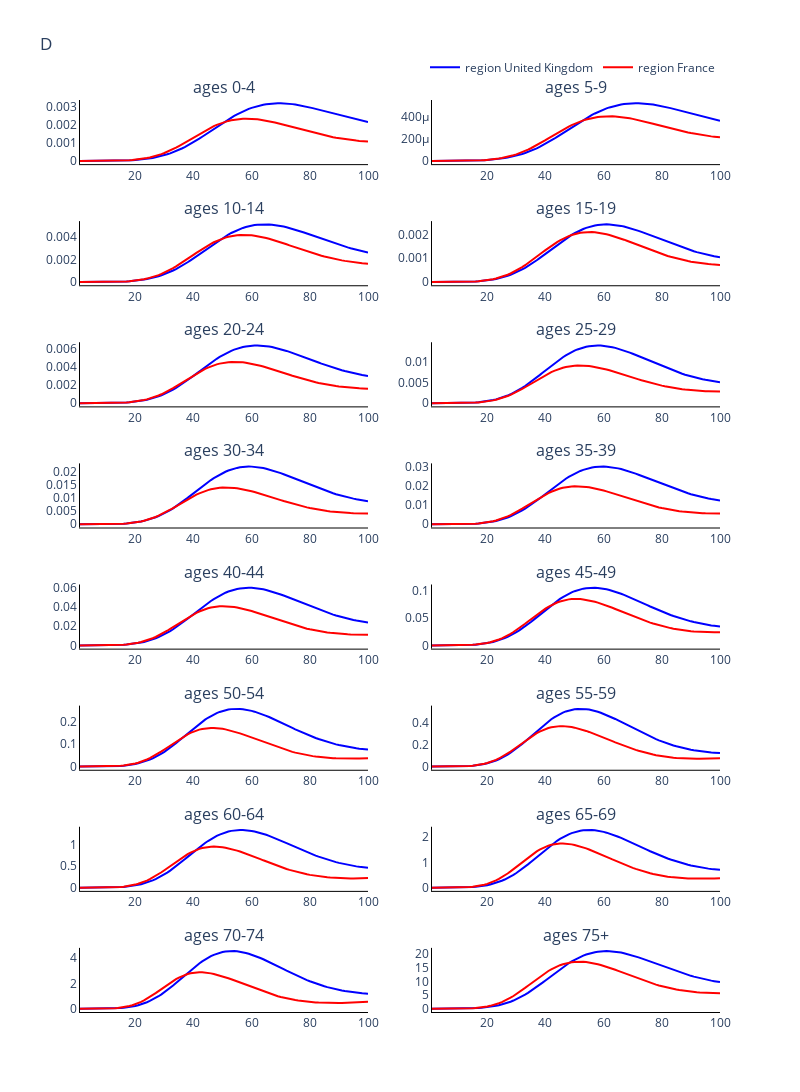
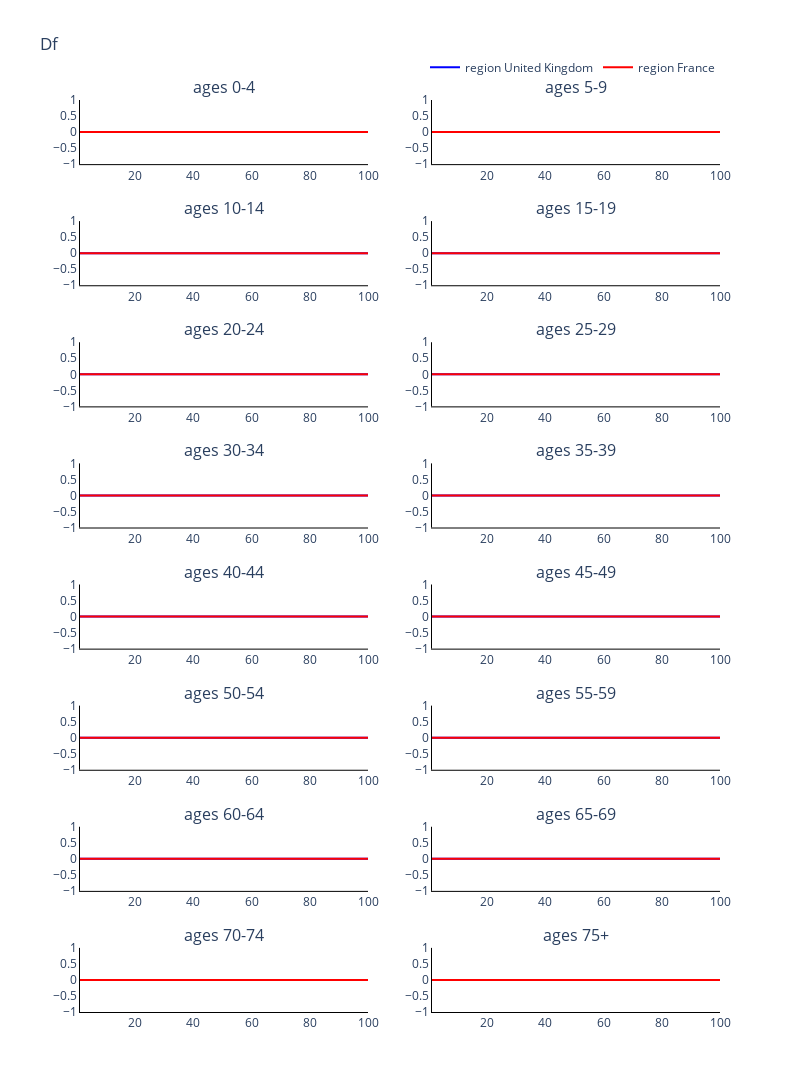
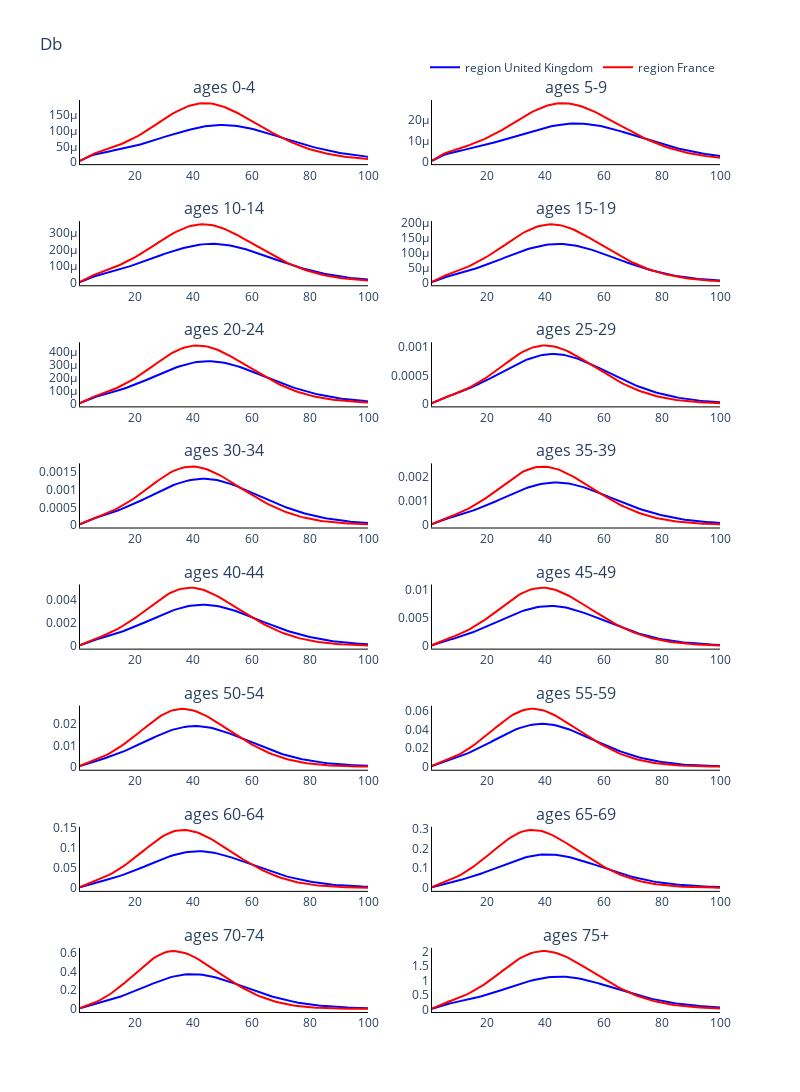
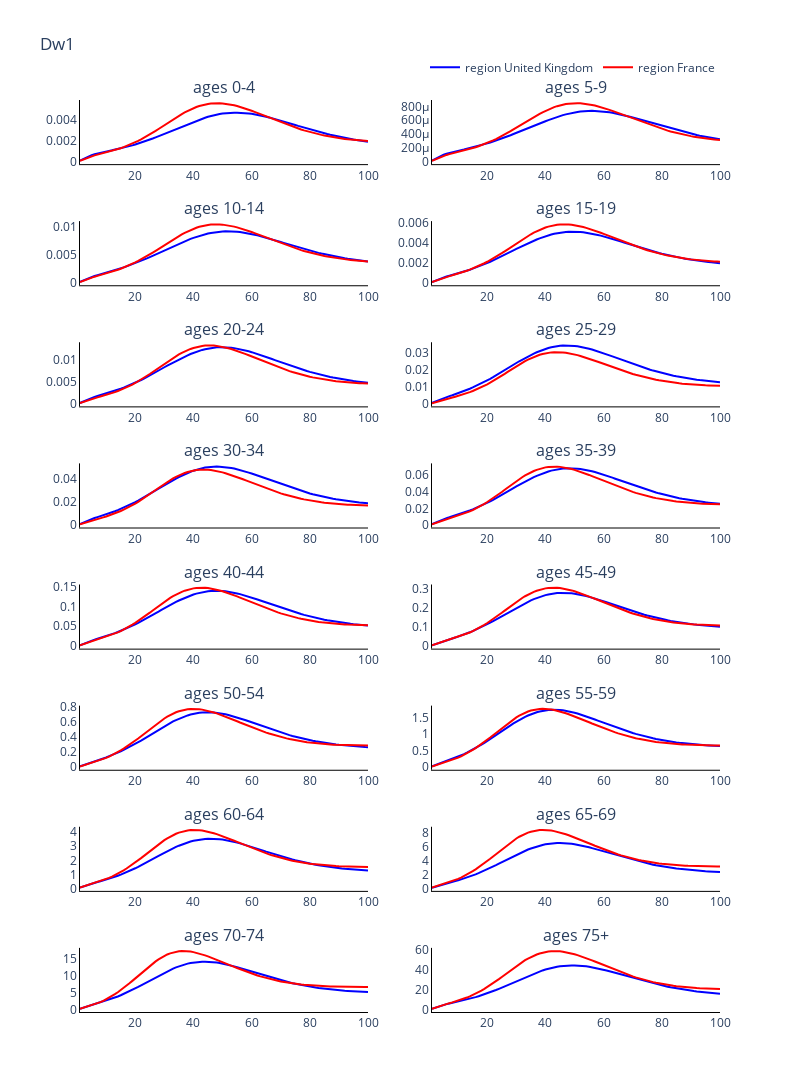

Notebook code cell kept with these figures, in order:
### Markdown cell above
### Plot the ttime series of numbers of deaths of the two regions

### Code cell
# Trace names - represent the solver used for the simulation
trace_name = ['region {}'.format(r) for r in regions]

# Compartment list - type and age
comparments = []
for n in ['', 'f', 'b', 'w1', 'w2', 'w3']:
    comparments.append('D{}'.format(n))

# Plot for each comparment
for c, comparment in enumerate(comparments):
    fig = go.Figure()
    fig = make_subplots(rows=int(np.ceil(len(age_groups)/2)), cols=2, subplot_titles=tuple('ages {}'.format(a) for a in age_groups))
    # Plot (line plot for each solver method for each age)
    for a, age in enumerate(age_groups):
        if a != 0:
            for o, out in enumerate(outputs):
                fig.add_trace(
                    go.Scatter(
                        y=new_deaths[o][c][:, a],
                        x=parameters.simulation_parameters.times,
                        mode='lines',
                        name=trace_name[o],
                        line_color=colours[o],
                        showlegend=False
                    ),
                    row= int(np.floor(a / 2)) + 1,
                    col= a % 2 + 1
                )
        
        else:
            for o, out in enumerate(outputs):
                fig.add_trace(
                    go.Scatter(
                        y=new_deaths[o][c][:, a],
                        x=parameters.simulation_parameters.times,
                        mode='lines',
                        name=trace_name[o],
                        line_color=colours[o]
                    ),
                    row= int(np.floor(a / 2)) + 1,
                    col= a % 2 + 1
                )

    # Add axis labels
    fig.update_layout(
        boxmode='group',
        title=comparment,
        width=800,
        height=1950,
        plot_bgcolor='white',
        xaxis=dict(linecolor='black'),
        yaxis=dict(linecolor='black'),
        xaxis2=dict(linecolor='black'),
        yaxis2=dict(linecolor='black'),
        xaxis3=dict(linecolor='black'),
        yaxis3=dict(linecolor='black'),
        xaxis4=dict(linecolor='black'),
        yaxis4=dict(linecolor='black'),
        xaxis5=dict(linecolor='black'),
        yaxis5=dict(linecolor='black'),
        xaxis6=dict(linecolor='black'),
        yaxis6=dict(linecolor='black'),
        xaxis7=dict(linecolor='black'),
        yaxis7=dict(linecolor='black'),
        xaxis8=dict(linecolor='black'),
        yaxis8=dict(linecolor='black'),
        xaxis9=dict(linecolor='black'),
        yaxis9=dict(linecolor='black'),
        xaxis10=dict(linecolor='black'),
        yaxis10=dict(linecolor='black'),
        xaxis11=dict(linecolor='black'),
        yaxis11=dict(linecolor='black'),
        xaxis12=dict(linecolor='black'),
        yaxis12=dict(linecolor='black'),
        xaxis13=dict(linecolor='black'),
        yaxis13=dict(linecolor='black'),
        xaxis14=dict(linecolor='black'),
        yaxis14=dict(linecolor='black'),
        xaxis15=dict(linecolor='black'),
        yaxis15=dict(linecolor='black'),
        xaxis16=dict(linecolor='black'),
        yaxis16=dict(linecolor='black'),
        legend=dict(
            orientation="h",
            yanchor="bottom",
            y=1.02,
            xanchor="right",
            x=1
        ))

    fig.write_image('images/{}.pdf'.format(comparment))
    fig.show()
